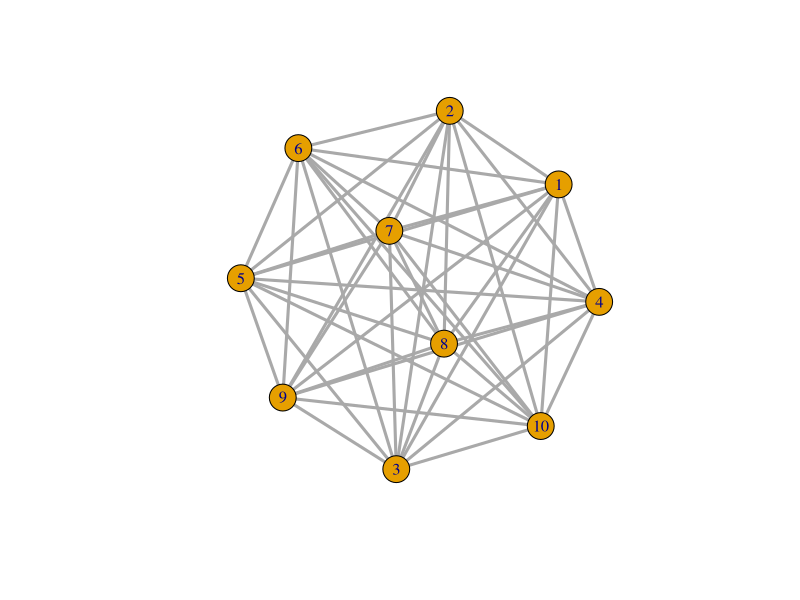

Source code (R): (Note: this script raises an error after producing the figure.)
#Creating the shortest paths
library(igraph)
set.seed(2002)

num.nodes <- 10
#Generates a full graph with random weights, lat, and lon coodinates
#Should be used to test algorithms
RandomFullGraph <- function(num.nodes=4, weights=TRUE){
  if(weights){my.weights <- runif(length(combn(num.nodes,2)[1,]))}
  else{my.weights <- rep(0.5,length(combn(num.nodes,2)[1,])) }

el <- matrix(c(combn(num.nodes,2)[1,],combn(num.nodes,2)[2,],my.weights),ncol=3,byrow=FALSE)
g=graph.edgelist(el[,1:2], directed=FALSE)
E(g)$weight=as.numeric(el[,3])
V(g)$lat = runif(num.nodes)
V(g)$lon = runif(num.nodes)
return(g)
}
mytest <- RandomFullGraph(10, weights=FALSE)
plot(mytest,edge.width=E(mytest)$weight*6)

#IDEAS!!!!!!!!!!!!!!!!!!
#Time-to-Death could be the persons patiences for driving
#Creating a random hospital and judging if it will increase coverage of the area
plot(g)
mstg <- minimum.spanning.tree(g)
plot(mstg)
V(g)$name <- as.character(1:100)
## Some steiner nodes:
steiner.points <- sample(1:100, 5)

## Complete distance graph G'
Gi <- graph.full(5)
plot(Gi)
V(Gi)$name <- steiner.points

## Find a minimum spanning tree T' in G'
mst <- minimum.spanning.tree(Gi)
##  For each edge in mst, replace with shortest path:
edge_list <- get.edgelist(mst)

Gs <- mst
for (n in 1:nrow(edge_list)) {
  i <- edge_list[n,2]
  j <- edge_list[n,1]
  ##  If the edge of T' mst is shared by Gi, then remove the edge from T'
  ##    and replace with the shortest path between the nodes of g: 
  if (length(E(Gi)[which(V(mst)$name==i) %--% which(V(mst)$name==j)]) == 1) {
    ##  If edge is present then remove existing edge from the 
    ##    minimum spanning tree:
    Gs <- Gs - E(Gs)[which(V(mst)$name==i) %--% which(V(mst)$name==j)]
    
    ##  Next extract the sub-graph from g corresponding to the 
    ##    shortest path and union it with the mst graph:
    g_sub <- induced.subgraph(g, (get.shortest.paths(g, from=V(g)[i], to=V(g)[j])$vpath[[1]]))
    Gs <- graph.union(Gs, g_sub, byname=T)
  }
}

